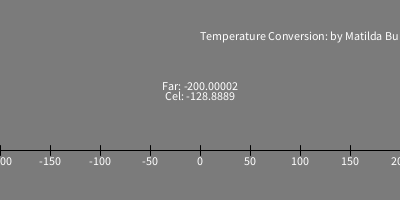
Frame 1 (no input)
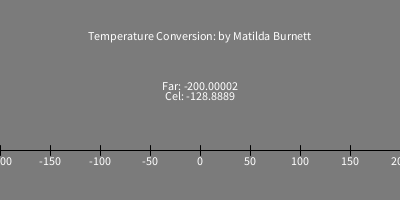
Frame 60 (the mouse pressed at the canvas centre just before this capture)
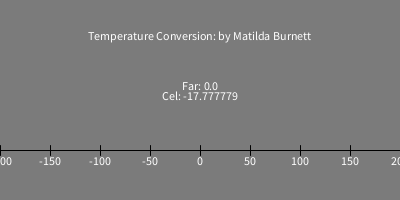
Frame 120 (the mouse held since frame 60 and released just before this capture)

The Processing sketch that drew these frames (run headless with seeded random() and noise(); from frame 60 on, the mouse is pressed at the canvas centre):

// Processing sketch: TempConverter
// ── TempConverter.pde
// Matilda Burnett | Temp Converter | 23 Sept. 2024

void setup() {
  size(400,200);
}

void draw() {
  //Title Info
  background(123);
  text("Temperature Conversion: by Matilda Burnett",width/2,40);
  
  // Line Setup
  line(0,150,width,150);
  
  // Tic Marks
  for(int i=0; i<width + 1; i+=50) {
    line(i,155,i,145);
    textAlign(CENTER);
    text(i-200,i,165);
  }
  
  // Conversion Message
  text("Cel: " + farToCel(mouseX - 200), width/2, height/2);
  text ("Far: " + celToFar(farToCel(mouseX - 200)), width/2, 90);

}

// Fahrenheit Conversion
float farToCel(float tempFar) {
  //formula to calc cel conv
  tempFar = (tempFar - 32) * (5.0/9.0);
  return tempFar;
}

// Celsius Conversion
float celToFar(float tempCel) {
  //formula to calc far conv
  tempCel = (tempCel * (9.0/5.0)) + 32;
  return tempCel;
}
